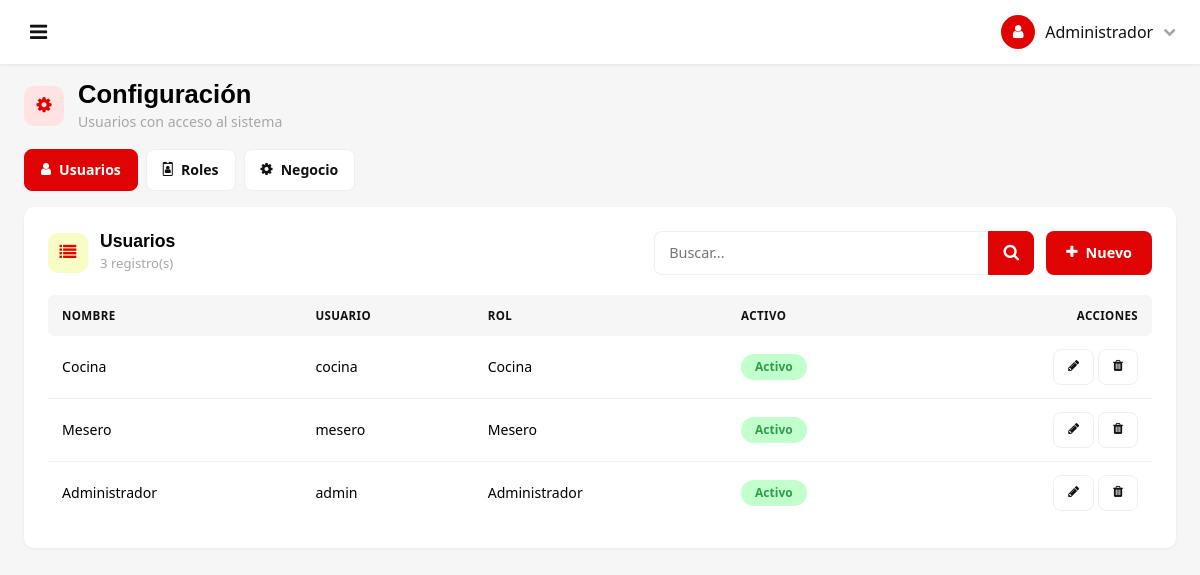
The app's page /?page=configuracion (signed in), older data.
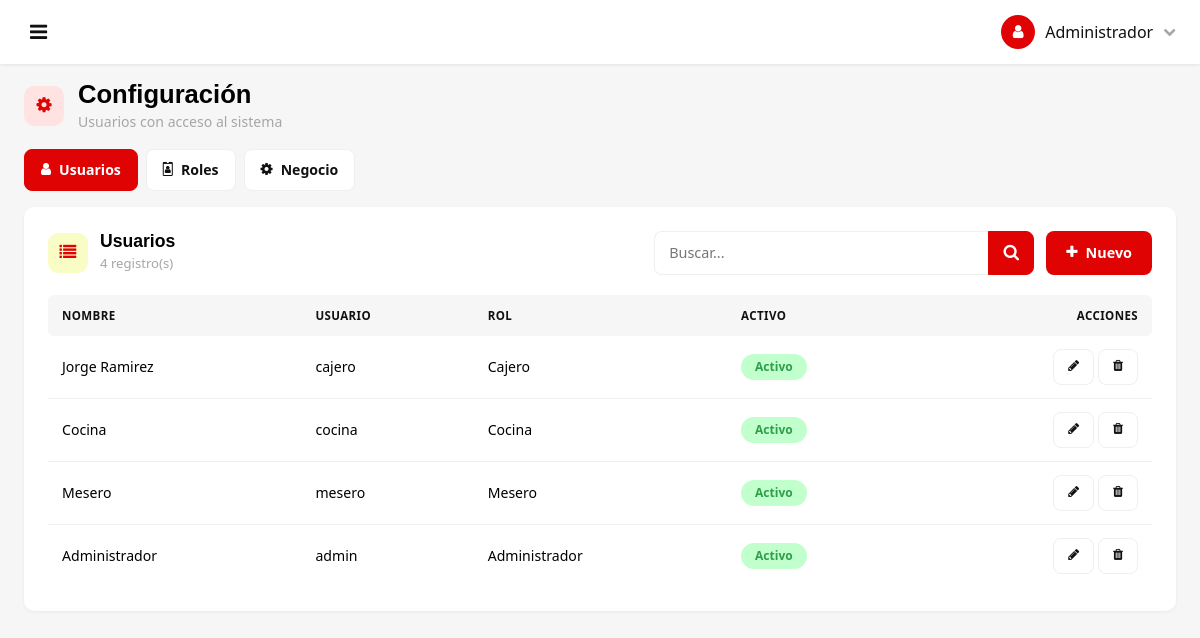
The same page, newer data.
### tables this page shows
CREATE TABLE usuarios (
  id int(11) NOT NULL AUTO_INCREMENT,
  rol_id int(11) NOT NULL,
  nombre varchar(100) NOT NULL,
  usuario varchar(50) NOT NULL,
  password varchar(255) NOT NULL,
  estado tinyint(1) NOT NULL DEFAULT 1,
  fecha_creacion datetime NOT NULL DEFAULT current_timestamp(),
  PRIMARY KEY (id),
  UNIQUE KEY usuario (usuario),
  KEY fk_usuarios_rol (rol_id),
  CONSTRAINT fk_usuarios_rol FOREIGN KEY (rol_id) REFERENCES roles (id)
);

CREATE TABLE roles (
  id int(11) NOT NULL AUTO_INCREMENT,
  nombre varchar(50) NOT NULL,
  descripcion varchar(255) DEFAULT NULL,
  estado tinyint(1) NOT NULL DEFAULT 1,
  PRIMARY KEY (id),
  UNIQUE KEY nombre (nombre)
);

### models/Gestion.php (called while the page is built, shortened)
<?php
require_once __DIR__ . '/../config/database.php';
class Gestion
{
    private PDO $conexion;
    public function __construct()
    {
        $this->conexion = conexionDB();
    }
    public static function recurso(string $nombre): ?array
    {
        $recursos = self::recursos();
        return $recursos[$nombre] ?? null;
    }
    public static function permisos(string $nombre): array
    {
        return self::mapaPermisos()[$nombre] ?? [];
    }
    private static function mapaPermisos(): array
    {
        return [
            'productos'             => ['ver' => 'inventario',    'editar' => 'inventario_editar'],
            'categorias'            => ['ver' => 'inventario',    'editar' => 'inventario_editar'],
            'empleados'             => ['ver' => 'personal',      'editar' => 'personal'],
            'usuarios'              => ['ver' => 'configuracion', 'editar' => 'configuracion'],
            'servicios'             => ['ver' => 'servicios',     'editar' => 'servicios'],
            'ingresos'              => ['ver' => 'finanzas',      'editar' => 'finanzas'],
            'compras'               => ['ver' => 'finanzas',      'editar' => 'finanzas'],
            'configuracion_negocio' => ['ver' => 'configuracion', 'editar' => 'configuracion']
        ];
    }
    public static function puede(string $nombre, string $accion = 'ver'): bool
    {
        $reglas = self::permisos($nombre);
        return \Permiso::puede($reglas[$accion] ?? $reglas['ver']);
    }
    public function listar(string $recurso, string $buscar = ''): array
    {
        $def = self::recurso($recurso);
        $tabla = $def['tabla'];
        $alias = $this->alias($tabla);
        $join  = $def['join'] ?? '';
        $columnas = ($def['listado'] ?? '*') === '*' ? "$alias.*" : $def['listado'];
        $sql = "SELECT $columnas FROM $tabla $alias $join";
        $parametros = [];
        $sql .= ' ORDER BY ' . $this->ajustarOrden($def['orden'], $alias) . ' LIMIT 300';
        $stmt = $this->conexion->prepare($sql);
        $stmt->execute($parametros);
        return $stmt->fetchAll();
    }
    private function alias(string $tabla): string
    {
        return substr($tabla, 0, 1);
    }
    private function ajustarOrden(string $orden, string $alias): string
    {
        $orden = trim($orden);
        return preg_replace('/^([a-z])\./', '$1.', $orden);
    }
}

### config/database.php (called while the page is built, shortened)
<?php
function conexionDB(): PDO
{
    static $conexion = null;
    if ($conexion instanceof PDO) {
        return $conexion;
    }
    $servidor = 'localhost';
    $baseDatos = 'polleria';
    $usuarioDB = 'root';
    $claveDB   = '';
    try {
        $conexion = new PDO(
            "mysql:host=$servidor;dbname=$baseDatos;charset=utf8mb4",
            $usuarioDB,
            $claveDB
        );
        $conexion->setAttribute(PDO::ATTR_ERRMODE, PDO::ERRMODE_EXCEPTION);
        $conexion->setAttribute(PDO::ATTR_DEFAULT_FETCH_MODE, PDO::FETCH_ASSOC);
        $conexion->exec("SET NAMES utf8mb4");
    } catch (PDOException $e) {
        die("Error de conexi&oacute;n: " . $e->getMessage());
    }
    return $conexion;
}

### config/paginacion.php (called while the page is built, shortened)
<?php
function paginaActual(int $porPagina = 25): int
{
    $pagina = (int) ($_GET['p'] ?? 1);
    return max(1, $pagina);
}
function paginar(array $filas, int $porPagina = 25): array
{
    $porPagina = max(1, $porPagina);
    $total     = count($filas);
    $totalPaginas = (int) ceil($total / $porPagina);
    $pagina = min(paginaActual($porPagina), $totalPaginas);
    $pagina = max(1, $pagina);
    $desde = ($pagina - 1) * $porPagina;
    return [
        'filas'        => array_slice($filas, $desde, $porPagina),
        'pagina'       => $pagina,
        'totalPaginas' => $totalPaginas,
        'total'        => $total,
        'desde'        => $desde + 1,
        'hasta'        => min($desde + $porPagina, $total),
    ];
}
    ?>

### models/Permiso.php (called while the page is built, shortened)
<?php
require_once __DIR__ . '/../config/database.php';
class Permiso
{
    private static ?array $cache = null;
    public static function delSesion(): array
    {
        if (self::$cache !== null) {
            return self::$cache;
        }
        $rolId = (int) ($_SESSION['rol_id'] ?? 0);
        try {
            $db = conexionDB();
            $stmt = $db->prepare(
                "SELECT p.nombre
                 FROM rol_permiso rp
                 INNER JOIN permisos p ON p.id = rp.permiso_id
                 WHERE rp.rol_id = :rol"
            );
            $stmt->execute([':rol' => $rolId]);
            $permisos = $stmt->fetchAll(PDO::FETCH_COLUMN);
        } catch (PDOException $e) {
            $permisos = [];
        }
        return self::$cache = $permisos;
    }
    public static function puede(string $permiso): bool
    {
        $permisos = self::delSesion();
        return in_array('*', $permisos, true) || in_array($permiso, $permisos, true);
    }
}

### views/admin/gestion.php (the view, shortened to what the rows shown need)
<?php
$gestion = new Gestion();
$def     = Gestion::recurso($recurso);
$buscar = $_GET['buscar'] ?? '';
$todas  = $gestion->listar($recurso, $buscar);
$columnas = array_keys($todas ? $todas[0] : array_fill_keys(['id'], 1));
$paginacion = paginar($todas, 20);
$filas = $paginacion['filas'];
$etiquetasColumnas = [];
foreach ($def['campos'] as $campo => $regla) {
    $etiquetasColumnas[$campo] = $regla['etiqueta'] ?? ucfirst(str_replace('_', ' ', $campo));
}
$etiquetaRelacion = $etiquetasColumnas['relacion'] ?? 'Relación';
foreach ($def['campos'] as $campo => $regla) {
    if (($regla['tipo'] ?? '') === 'relacion') {
        $etiquetaRelacion = $regla['etiqueta'];
        break;
    }
}
?>
<div class="lg-card">
    <div class="lg-card-head flex-wrap">
        <div class="flex-grow-1">
            <?php
    $tituloPlural = $def['tituloPlural'] ?? ($def['titulo'] . 's');
    ?>
                <h2 class="lg-card-title"><?= htmlspecialchars($tituloPlural) ?></h2>
        </div>
    </div>
    <?php if (!$filas): ?>
        <div class="lg-empty">
            <i class="fa fa-inbox"></i>
            <p class="mb-0">No hay registros todavía.</p>
        </div>
    <?php else: ?>
        <?php $puedeEditar = Gestion::puede($recurso, 'editar'); ?>
        <div class="table-responsive">
            <table class="lg-table">
                <thead>
                    <tr>
                        <?php foreach ($columnas as $col): ?>
                            <?php if ($col === 'id') { continue; } ?>
                            <th><?= htmlspecialchars(
                                $col === 'relacion'
                                    ? $etiquetaRelacion
                                    : ($etiquetasColumnas[$col] ?? ucfirst(str_replace('_', ' ', $col)))
                            ) ?></th>
                        <?php endforeach; ?>
                        <?php if ($puedeEditar): ?>
                            <th style="text-align:right;">Acciones</th>
                        <?php endif; ?>
                    </tr>
                </thead>
                <tbody>
                    <?php foreach ($filas as $fila): ?>
                        <tr>
                            <?php foreach ($columnas as $col): ?>
                                <?php if ($col === 'id') { continue; } ?>
                                <td><?= GestionControllerHelper::texto($col, $fila[$col] ?? '', $fila, $def['campos']) ?></td>
                            <?php endforeach; ?>
                            <td style="text-align:right;white-space:nowrap;">
                                <button type="button" class="lg-btn lg-btn--sm lg-btn--ghost js-editar"
                                        data-recurso="<?= htmlspecialchars($recurso) ?>"
                                        data-fila="<?= htmlspecialchars(json_encode($fila, JSON_UNESCAPED_UNICODE)) ?>"
                                        data-campos="<?= htmlspecialchars(json_encode($def['campos'] + (isset($def['calculoTotal']) ? ['_calculo' => $def['calculoTotal']] : []), JSON_UNESCAPED_UNICODE)) ?>">
                                    <i class="fa fa-pencil"></i>
                                </button>
                                <button type="button" class="lg-btn lg-btn--sm lg-btn--ghost js-borrar"
                                        data-recurso="<?= htmlspecialchars($recurso) ?>"
                                        data-id="<?= (int) ($fila['id'] ?? 0) ?>"
                                        data-aviso="<?= htmlspecialchars($avisoBorrado ?? '¿Eliminar este registro?') ?>">
                                    <i class="fa fa-trash"></i>
                                </button>
                            </td>
                        </tr>
                    <?php endforeach; ?>
                </tbody>
            </table>
        </div>
    <?php endif; ?>
</div>
<?php
class GestionControllerHelper
{
    public static function texto(string $columna, $valor, array $fila = [], array $reglas = []): string
    {
        if ($columna === 'estado') {
            $texto = ((int) $valor === 1) ? 'Activo' : 'Inactivo';
            return '<span class="lg-pill ' . (((int) $valor === 1) ? 'lg-pill--verde' : 'lg-pill--pizarra') . '">'
                . $texto . '</span>';
        }
        if (in_array($columna, self::COLUMNAS_PLAINAS, true)) {
            return htmlspecialchars((string) $valor);
        }
        return htmlspecialchars((string) $valor);
    }
}

Row changes from the older to the newer data that the page shows:
added usuarios: nombre "Jorge Ramirez", usuario "cajero", rol.nombre "Cajero", estado "Activo"
Text that changed along with them:
count($filas): "3" → "4"
